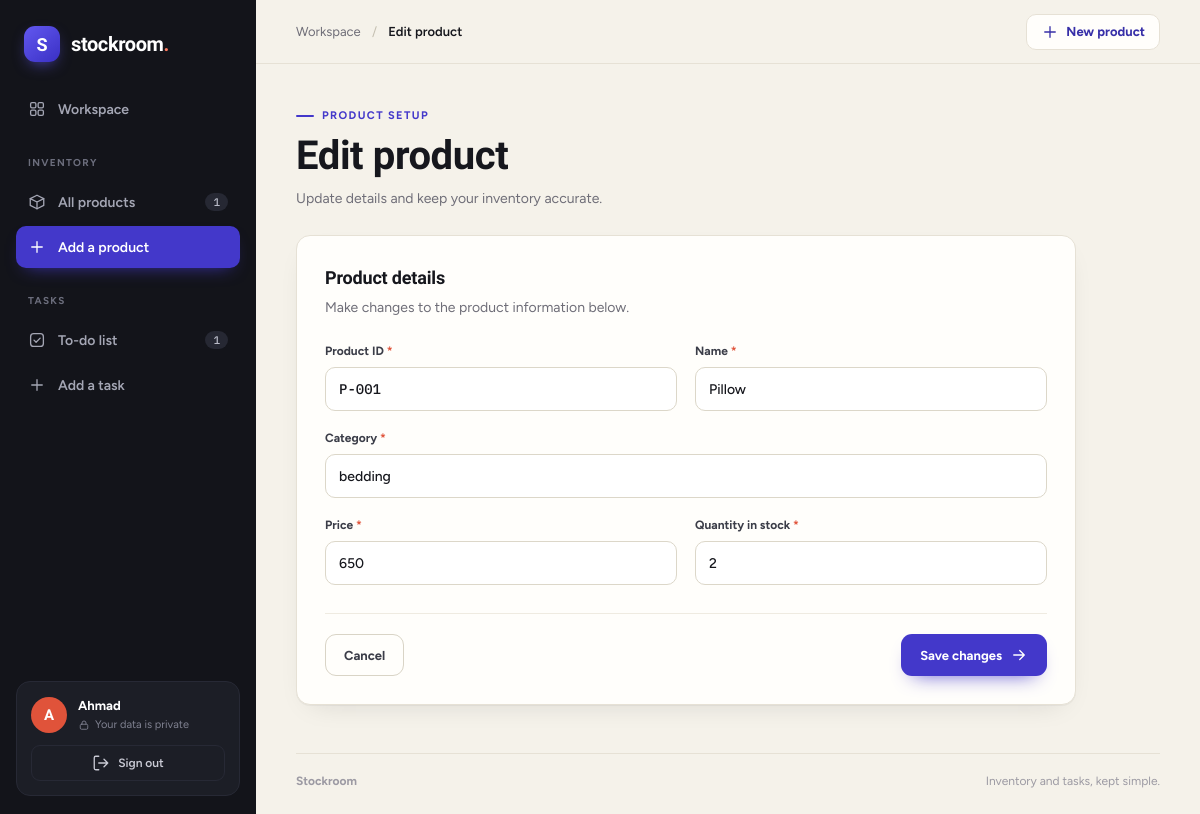
The page /inventory/update_Product/9/ (signed in) on the database its author committed.
### Inventory/models.py (models this page shows, shortened)
class Product(models.Model):
    user = models.ForeignKey(
        settings.AUTH_USER_MODEL,
        on_delete=models.CASCADE,
        related_name='inventory_products',
        null=True,
        blank=True,
        editable=False,
    )
    product_id = models.CharField()
    name = models.CharField(max_length=50)
    category = models.CharField(max_length=30)
    price = models.IntegerField()
    qty = models.IntegerField()

### Inventory/views.py (the view)
# urls.py: path('update_Product/<int:pk>/', views.update_Product, name='update_Product'),
@login_required
def update_Product(request, pk):
    product = get_object_or_404(Product, pk=pk, user=request.user)
    if request.method == 'POST':
        form = Product_Form(request.POST, instance=product)
        if form.is_valid():
            form.save()
            return redirect('Inventory:all_Product')
    else:
        form = Product_Form(instance=product)
    return render(request, 'Inventory/update_Product.html', {'form': form})

### Inventory/forms.py
class Product_Form(forms.ModelForm):
    class Meta:
        model = Product
        fields = ['product_id', 'name', 'category', 'price', 'qty']

### Inventory/templates/Inventory/update_Product.html (shortened to what this page needs)
{% extends 'base.html' %}
{% block breadcrumb %}Edit product{% endblock %}
{% block content %}
<div class="form-layout">
    <section class="page-heading">
        <div><div class="eyebrow">Product setup</div><h1>Edit product</h1><p>Update details and keep your inventory accurate.</p></div>
    </section>
    <section class="form-panel">
        <h2>Product details</h2>
        <p>Make changes to the product information below.</p>
        <form method="post">
            {% include 'partials/form_fields.html' with grid_class='is-product' %}
            <div class="form-actions">
                <a class="btn btn-outline" href="{% url 'Inventory:all_Product' %}">Cancel</a>
                <button class="btn btn-primary" type="submit">Save changes <svg class="i" aria-hidden="true"><use href="#i-arrow"/></svg></button>
            </div>
        </form>
    </section>
</div>
{% endblock %}

### templates/base.html (shortened to what this page needs)
{% load static %}<!DOCTYPE html>
<html lang="en">
<head>
    <link rel="stylesheet" href="{% static 'css/inventory.css' %}">
</head>
<body class="app">
    <div class="app-shell">
        <aside class="sidebar">
            <a class="brand" href="{% url 'Authentication:dashboard' %}">
                <span class="brand-mark" aria-hidden="true">S</span>
                <span class="brand-name">stockroom<span class="brand-period">.</span></span>
            </a>
            {% with product_count=request.user.inventory_products.count task_count=request.user.todo_tasks.count %}
            <nav class="side-nav" aria-label="Main navigation">
                <a class="nav-link {% if request.resolver_match.url_name == 'dashboard' %}active{% endif %}" href="{% url 'Authentication:dashboard' %}">
                    <svg class="i" aria-hidden="true"><use href="#i-grid"/></svg> Workspace
                </a>
                <div class="nav-group">Inventory</div>
                <a class="nav-link {% if request.resolver_match.url_name == 'all_Product' %}active{% endif %}" href="{% url 'Inventory:all_Product' %}">
                    <svg class="i" aria-hidden="true"><use href="#i-box"/></svg> All products
                    <span class="nav-count">{{ product_count }}</span>
                </a>
                <a class="nav-link {% if request.resolver_match.url_name == 'add_Product' or request.resolver_match.url_name == 'update_Product' %}active{% endif %}" href="{% url 'Inventory:add_Product' %}">
                    <svg class="i" aria-hidden="true"><use href="#i-plus"/></svg> Add a product
                </a>
                <div class="nav-group">Tasks</div>
                <a class="nav-link {% if request.resolver_match.namespace == 'TODO' and request.resolver_match.url_name != 'add_task' %}active{% endif %}" href="{% url 'TODO:all_task' %}">
                    <svg class="i" aria-hidden="true"><use href="#i-check"/></svg> To-do list
                    <span class="nav-count">{{ task_count }}</span>
                </a>
                <a class="nav-link {% if request.resolver_match.url_name == 'add_task' %}active{% endif %}" href="{% url 'TODO:add_task' %}">
                    <svg class="i" aria-hidden="true"><use href="#i-plus"/></svg> Add a task
                </a>
            </nav>
            {% endwith %}
            <div class="user-card">
                <div class="user-row">
                    <span class="avatar" aria-hidden="true">{{ request.user.username|slice:":1"|upper }}</span>
                    <div class="user-meta">
                        <strong>{{ request.user.username }}</strong>
                        <small><svg class="i i-sm" aria-hidden="true"><use href="#i-lock"/></svg> Your data is private</small>
                    </div>
                </div>
                <form action="{% url 'Authentication:logout_view' %}" method="post">
                    {% csrf_token %}<button class="signout" type="submit"><svg class="i" aria-hidden="true"><use href="#i-logout"/></svg> Sign out</button>
                </form>
            </div>
        </aside>
        <div class="main-area">
            <header class="topbar">
                <div class="breadcrumb-label"><a href="{% url 'Authentication:dashboard' %}">Workspace</a> <span>/</span> <strong>{% block breadcrumb %}Inventory{% endblock %}</strong></div>
                <div class="topbar-actions">
                    {% if request.resolver_match.namespace == 'TODO' %}
                        <a class="topbar-action" href="{% url 'TODO:add_task' %}"><svg class="i" aria-hidden="true"><use href="#i-plus"/></svg> New task</a>
                    {% else %}
                        <a class="topbar-action" href="{% url 'Inventory:add_Product' %}"><svg class="i" aria-hidden="true"><use href="#i-plus"/></svg> New product</a>
                    {% endif %}
                </div>
            </header>
            <main class="page-content" id="main">
                {% block content %}{% endblock %}
            </main>
            <footer class="page-footer"><span>Stockroom</span><span>Inventory and tasks, kept simple.</span></footer>
        </div>
    </div>
</body>
</html>

### templates/partials/form_fields.html (shortened to what this page needs)
<div class="form-grid {{ grid_class }}">
    {% for field in form.visible_fields %}
        <div class="field field-{{ field.name }}{% if field.errors %} has-error{% endif %}">
            <label for="{{ field.id_for_label }}">{% if field.name == 'product_id' %}Product ID{% elif field.name == 'qty' %}Quantity in stock{% elif field.name == 'discription' %}Description{% elif field.name == 'due_date' %}Due date{% else %}{{ field.label }}{% endif %}{% if field.field.required %} <span class="req" aria-hidden="true">*</span>{% endif %}</label>
            {{ field }}
        </div>
    {% endfor %}
</div>

### rows shown on the page
Product: visible_fields "P-001" "Pillow" "bedding" "650" "2"

### other values the page prints
{{ product_count }} "1"
{{ task_count }} "1"
{{ request.user.username|slice:":1"|upper }} "A"
{{ request.user.username }} "Ahmad"
{{ field.label }} "Name" "Category" "Price"
